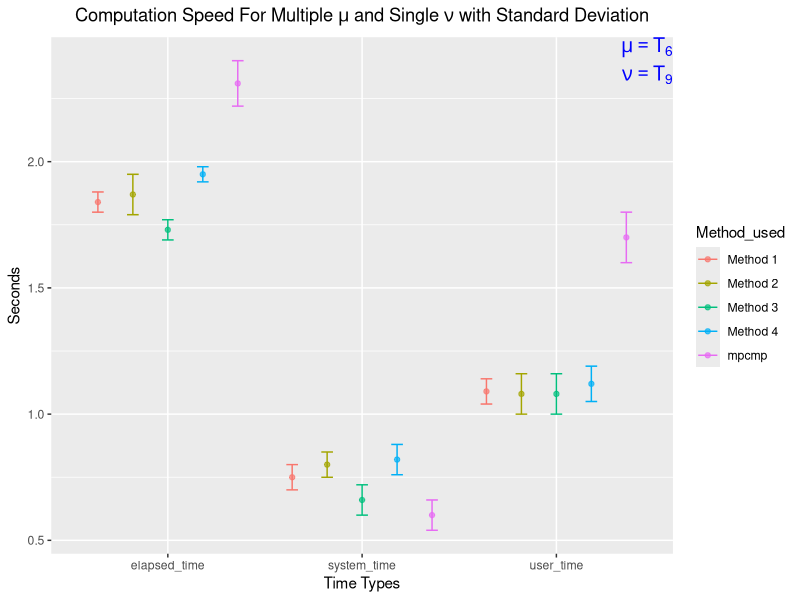
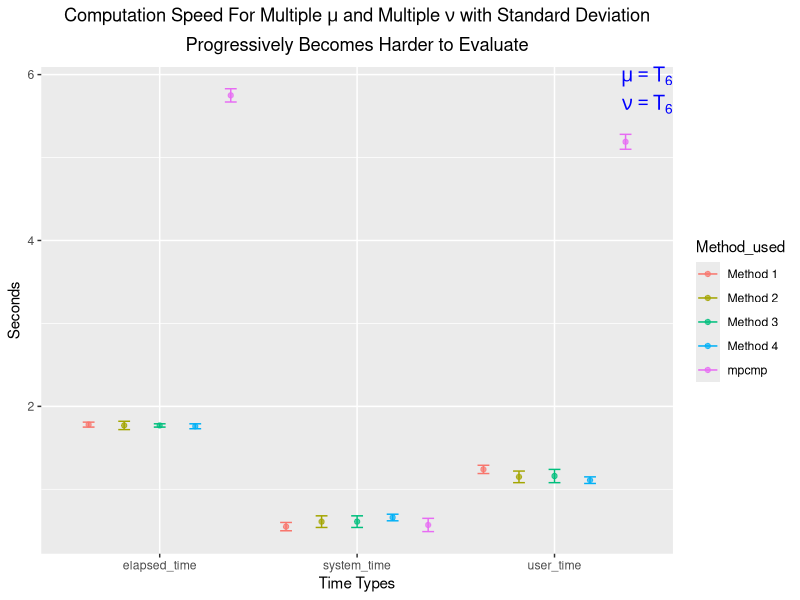
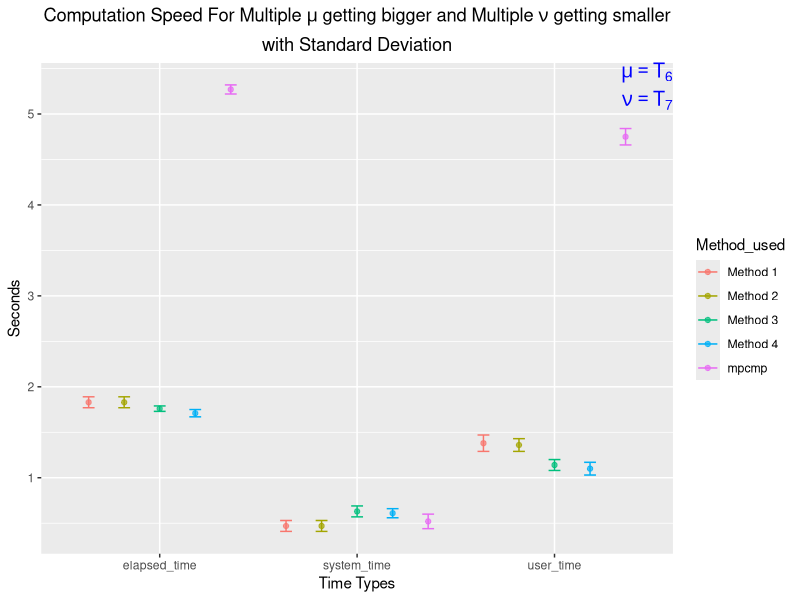
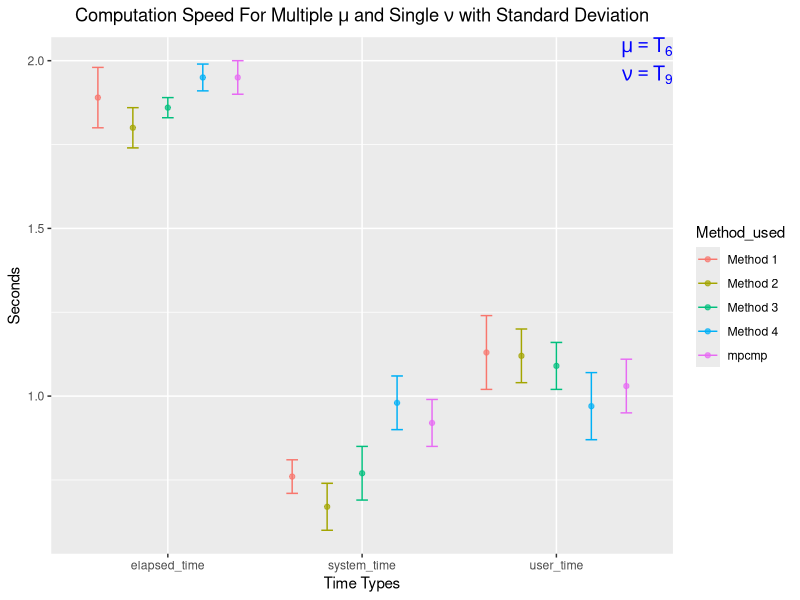
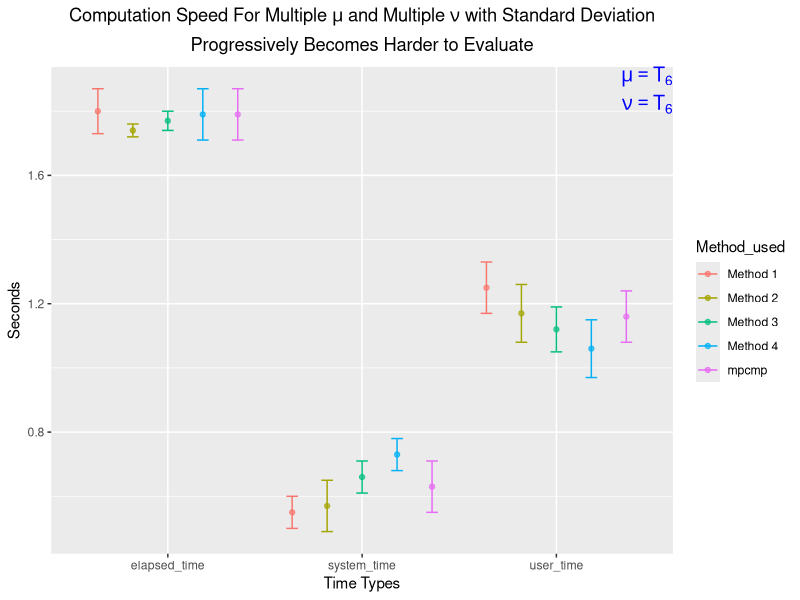
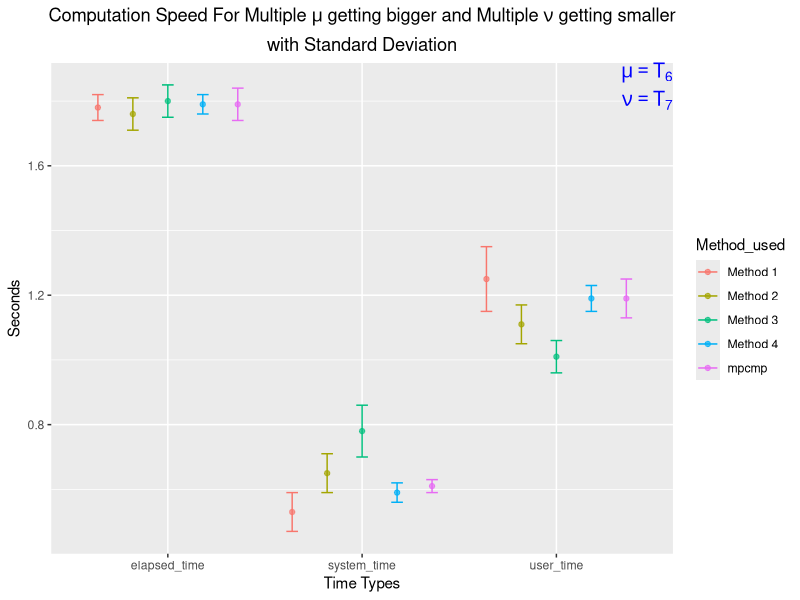
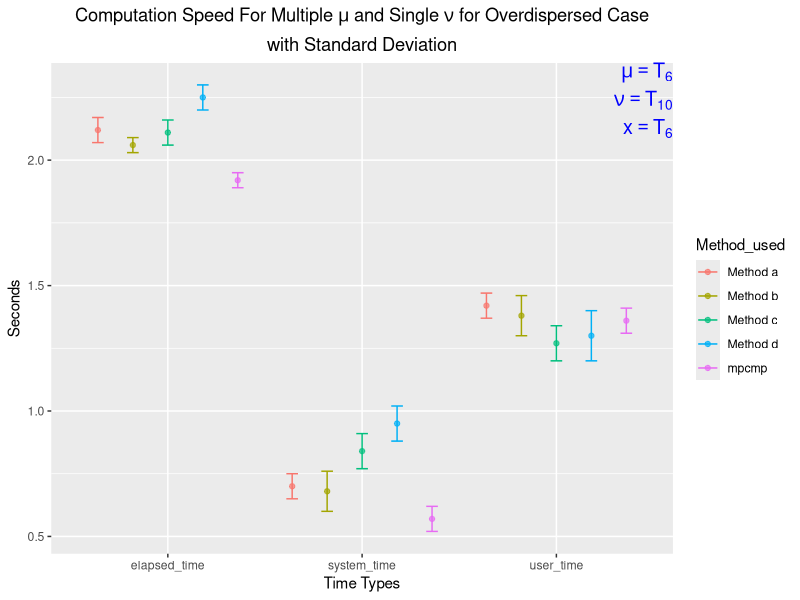
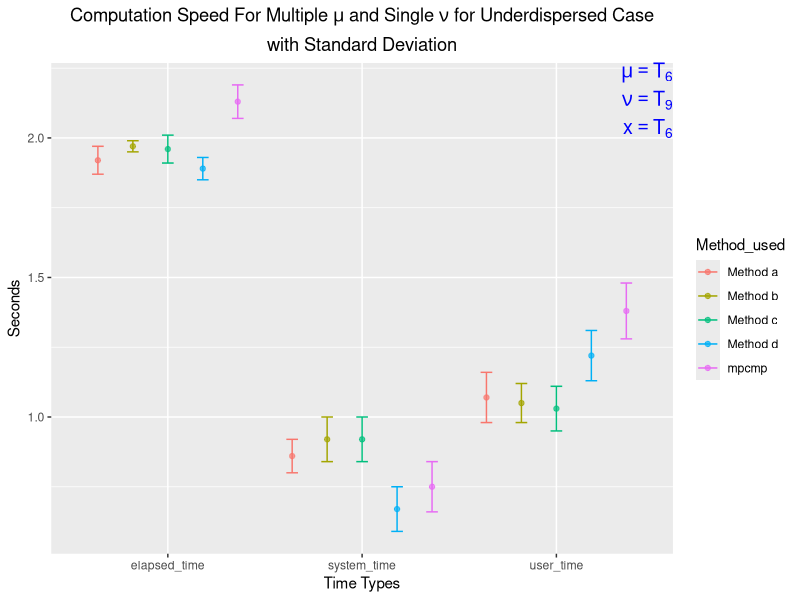

These figures' R source, in order:
# Producing plots for Chapter 3 and Chapter 4 from Tables in the Appendix
library(ggplot2)
# For Chapter 3 ----------------------------------------------------

  # Multiple mu and Single nu for log lambda --------------------------------
  
  data_1 = data.frame(time_seconds=c(1.09,0.75,1.84,1.08,0.8,1.87,1.08,0.66,1.73,1.12,0.82,1.95,1.7,0.6,2.31),
                      types_time=rep(c('user_time','system_time','elapsed_time'),times=5),
                      std = c(0.05,0.05,0.04,0.08,0.05,0.08,0.08,0.06,0.04,0.07,0.06,0.03,0.10,0.06,0.09),
                      Method_used=rep(c('Method 1','Method 2','Method 3','Method 4','mpcmp'),each=3,times=1))
  
  a1 = ggplot(data_1, aes(x=types_time, y=time_seconds,fill=Method_used)) +
    geom_point(aes(fill=Method_used,color=Method_used),stat="identity", alpha=0.7,position=position_dodge(0.9))+
    geom_errorbar(aes(x=types_time,ymin=time_seconds-std,ymax=time_seconds+std,color=Method_used), width=0.3,position=position_dodge(0.9)) +
    ggtitle(expression("Computation Speed For Multiple "*mu*" and Single "*nu*" with Standard Deviation")) +
    theme(plot.title = element_text(hjust = 0.5)) + xlab("Time Types") + ylab("Seconds")+
    annotate("text",  x=Inf, y = Inf, label = "mu* ''==T[6]", hjust=1,vjust=1,parse = TRUE,fontface = "bold",color="blue",size=5)+
    annotate("text",  x=Inf, y = Inf, label = "nu* ''==T[9]", hjust=1,vjust=2.5,parse = TRUE,fontface = "bold",color="blue",size=5) # compare label = "mu*' \\''==T[6]"
  a1
  
  
  # Multiple mu and Multiple nu progressively becomes harder to evaluate for log lambda ------------------------------
  data_1 = data.frame(time_seconds=c(1.24,0.55,1.78,1.15,0.61,1.77,1.16,0.61,1.77,1.11,0.66,1.76,5.19,0.57,5.75),
                      types_time=rep(c('user_time','system_time','elapsed_time'),times=5),
                      std = c(0.05,0.05,0.03,0.07,0.07,0.05,0.08,0.07,0.02,0.04,0.04,0.03,0.09,0.08,0.08),
                      Method_used=rep(c('Method 1','Method 2','Method 3','Method 4','mpcmp'),each=3,times=1))
  #data_1
  a2 = ggplot(data_1, aes(x=types_time, y=time_seconds,fill=Method_used)) +
    geom_point(aes(fill=Method_used,color=Method_used),stat="identity", alpha=0.7,position=position_dodge(0.9))+
    geom_errorbar(aes(x=types_time,ymin=time_seconds-std,ymax=time_seconds+std,color=Method_used), width=0.3,position=position_dodge(0.9)) +
    ggtitle(expression(atop("Computation Speed For Multiple "*mu*" and Multiple "*nu*" with Standard Deviation",paste("Progressively Becomes Harder to Evaluate")))) +
    theme(plot.title = element_text(hjust = 0.5)) + xlab("Time Types") + ylab("Seconds") +
    ylim(min(data_1$time_seconds-data_1$std),max(data_1$time_seconds+data_1$std))+
    annotate("text",  x=Inf, y = Inf, label = "mu* ''==T[6]", hjust=1,vjust=1,parse = TRUE,fontface = "bold",color="blue",size=5)+
    annotate("text",  x=Inf, y = Inf, label = "nu* ''==T[6]", hjust=1,vjust=2.5,parse = TRUE,fontface = "bold",color="blue",size=5) # compare label = "mu*' \\''==T[6]"
  a2
  # Multiple mu getting bigger and Multiple nu getting smaller for log lambda --------
  data_1 = data.frame(time_seconds=c(1.38,0.47,1.83,1.36,0.47,1.83,1.14,0.63,1.76,1.10,0.61,1.71,4.75,0.52,5.27),
                      types_time=rep(c('user_time','system_time','elapsed_time'),times=5),
                      std = c(0.09,0.06,0.06,0.07,0.06,0.06,0.06,0.06,0.03,0.07,0.05,0.04,0.09,0.08,0.05),
                      Method_used=rep(c('Method 1','Method 2','Method 3','Method 4','mpcmp'),each=3,times=1))
  #data_1
  a3 =ggplot(data_1, aes(x=types_time, y=time_seconds,fill=Method_used)) +
    geom_point(aes(fill=Method_used,color=Method_used),stat="identity", alpha=0.7,position=position_dodge(0.9))+
    geom_errorbar(aes(x=types_time,ymin=time_seconds-std,ymax=time_seconds+std,color=Method_used), width=0.3,position=position_dodge(0.9)) +
    ggtitle(expression(atop("Computation Speed For Multiple "*mu*" getting bigger and Multiple "*nu*" getting smaller",paste("with Standard Deviation")))) +
    theme(plot.title = element_text(hjust = 0.5)) + xlab("Time Types") + ylab("Seconds") +
    ylim(min(data_1$time_seconds-data_1$std),max(data_1$time_seconds+data_1$std))+
    annotate("text",  x=Inf, y = Inf, label = "mu* ''==T[6]", hjust=1,vjust=1,parse = TRUE,fontface = "bold",color="blue",size=5)+
    annotate("text",  x=Inf, y = Inf, label = "nu* ''==T[7]", hjust=1,vjust=2.5,parse = TRUE,fontface = "bold",color="blue",size=5) # compare label = "mu*' \\''==T[6]"
  a3
  
  
  
  # Multiple mu and Single nu for log Z --------------------------------
  
  data_1 = data.frame(time_seconds=c(1.13,0.76,1.89,1.12,0.67,1.80,1.09,0.77,1.86,0.97,0.98,1.95,1.03,0.92,1.95),
                      types_time=rep(c('user_time','system_time','elapsed_time'),times=5),
                      std = c(0.11,0.05,0.09,0.08,0.07,0.06,0.07,0.08,0.03,0.10,0.08,0.04,0.08,0.07,0.05),
                      Method_used=rep(c('Method 1','Method 2','Method 3','Method 4','mpcmp'),each=3,times=1))
  #data_1
  
  a4 = ggplot(data_1, aes(x=types_time, y=time_seconds,fill=Method_used)) +
    geom_point(aes(fill=Method_used,color=Method_used),stat="identity", alpha=0.7,position=position_dodge(0.9))+
    geom_errorbar(aes(x=types_time,ymin=time_seconds-std,ymax=time_seconds+std,color=Method_used), width=0.3,position=position_dodge(0.9)) +
    ggtitle(expression("Computation Speed For Multiple "*mu*" and Single "*nu*" with Standard Deviation")) +
    theme(plot.title = element_text(hjust = 0.5)) + xlab("Time Types") + ylab("Seconds")+
    annotate("text",  x=Inf, y = Inf, label = "mu* ''==T[6]", hjust=1,vjust=1,parse = TRUE,fontface = "bold",color="blue",size=5)+
    annotate("text",  x=Inf, y = Inf, label = "nu* ''==T[9]", hjust=1,vjust=2.5,parse = TRUE,fontface = "bold",color="blue",size=5) # compare label = "mu*' \\''==T[6]"
  a4
  
  
  # Multiple mu and Multiple nu progressively becomes harder to evaluate for log Z ------------------------------
  data_1 = data.frame(time_seconds=c(1.25,0.55,1.80,1.17,0.57,1.74,1.12,0.66,1.77,1.06,0.73,1.79,1.16,0.63,1.79),
                      types_time=rep(c('user_time','system_time','elapsed_time'),times=5),
                      std = c(0.08,0.05,0.07,0.09,0.08,0.02,0.07,0.05,0.03,0.09,0.05,0.08,0.08,0.08,0.08),
                      Method_used=rep(c('Method 1','Method 2','Method 3','Method 4','mpcmp'),each=3,times=1))
  #data_1
  a5 = ggplot(data_1, aes(x=types_time, y=time_seconds,fill=Method_used)) +
    geom_point(aes(fill=Method_used,color=Method_used),stat="identity", alpha=0.7,position=position_dodge(0.9))+
    geom_errorbar(aes(x=types_time,ymin=time_seconds-std,ymax=time_seconds+std,color=Method_used), width=0.3,position=position_dodge(0.9)) +
    ggtitle(expression(atop("Computation Speed For Multiple "*mu*" and Multiple "*nu*" with Standard Deviation",paste("Progressively Becomes Harder to Evaluate")))) +
    theme(plot.title = element_text(hjust = 0.5)) + xlab("Time Types") + ylab("Seconds") +
    ylim(min(data_1$time_seconds-data_1$std),max(data_1$time_seconds+data_1$std))+
    annotate("text",  x=Inf, y = Inf, label = "mu* ''==T[6]", hjust=1,vjust=1,parse = TRUE,fontface = "bold",color="blue",size=5)+
    annotate("text",  x=Inf, y = Inf, label = "nu* ''==T[6]", hjust=1,vjust=2.5,parse = TRUE,fontface = "bold",color="blue",size=5) # compare label = "mu*' \\''==T[6]"
  a5
  # Multiple mu getting bigger and Multiple nu getting smaller for log Z --------
  data_1 = data.frame(time_seconds=c(1.25,0.53,1.78,1.11,0.65,1.76,1.01,0.78,1.80,1.19,0.59,1.79,1.19,0.61,1.79),
                      types_time=rep(c('user_time','system_time','elapsed_time'),times=5),
                      std = c(0.10,0.06,0.04,0.06,0.06,0.05,0.05,0.08,0.05,0.04,0.03,0.03,0.06,0.02,0.05),
                      Method_used=rep(c('Method 1','Method 2','Method 3','Method 4','mpcmp'),each=3,times=1))
  #data_1
  a6=ggplot(data_1, aes(x=types_time, y=time_seconds,fill=Method_used)) +
    geom_point(aes(fill=Method_used,color=Method_used),stat="identity", alpha=0.7,position=position_dodge(0.9))+
    geom_errorbar(aes(x=types_time,ymin=time_seconds-std,ymax=time_seconds+std,color=Method_used), width=0.3,position=position_dodge(0.9)) +
    ggtitle(expression(atop("Computation Speed For Multiple "*mu*" getting bigger and Multiple "*nu*" getting smaller",paste("with Standard Deviation")))) +
    theme(plot.title = element_text(hjust = 0.5)) + xlab("Time Types") + ylab("Seconds") +
    ylim(min(data_1$time_seconds-data_1$std),max(data_1$time_seconds+data_1$std))+
    annotate("text",  x=Inf, y = Inf, label = "mu* ''==T[6]", hjust=1,vjust=1,parse = TRUE,fontface = "bold",color="blue",size=5)+
    annotate("text",  x=Inf, y = Inf, label = "nu* ''==T[7]", hjust=1,vjust=2.5,parse = TRUE,fontface = "bold",color="blue",size=5) # compare label = "mu*' \\''==T[6]"
  a6
  
  
  
  # Multiple mu and Single nu for Overdispersed Case for pmf -----------------------------------------------------------------------
  data_1 = data.frame(time_seconds=c(1.42,0.70,2.12,1.38,0.68,2.06,1.27,0.84,2.11,1.30,0.95,2.25,1.36,0.57,1.92),
                      types_time=rep(c('user_time','system_time','elapsed_time'),times=5),
                      std = c(0.05,0.05,0.05,0.08,0.08,0.03,0.07,0.07,0.05,0.10,0.07,0.05,0.05,0.05,0.03),
                      Method_used=rep(c('Method a','Method b','Method c','Method d','mpcmp'),each=3,times=1))
  #data_1
  
  
  b1=ggplot(data_1, aes(x=types_time, y=time_seconds,fill=Method_used)) +
    geom_point(aes(fill=Method_used,color=Method_used),stat="identity", alpha=0.7,position=position_dodge(0.9))+
    geom_errorbar(aes(x=types_time,ymin=time_seconds-std,ymax=time_seconds+std,color=Method_used), width=0.3,position=position_dodge(0.9)) +
    ggtitle(expression(atop("Computation Speed For Multiple "*mu*" and Single "*nu*" for Overdispersed Case",paste("with Standard Deviation")))) +
    theme(plot.title = element_text(hjust = 0.5)) + xlab("Time Types") + ylab("Seconds")+
    annotate("text",  x=Inf, y = Inf, label = "mu* ''==T[6]", hjust=1,vjust=1,parse = TRUE,fontface = "bold",color="blue",size=5)+
    annotate("text",  x=Inf, y = Inf, label = "nu* ''==T[10]", hjust=1,vjust=2.5,parse = TRUE,fontface = "bold",color="blue",size=5) +
    annotate("text",  x=Inf, y = Inf, label = "x* ''==T[6]", hjust=1,vjust=4,parse = TRUE,fontface = "bold",color="blue",size=5) #  # compare label = "mu*' \\''==T[6]"
  b1
  # Multiple mu and Single nu for Underdispersed Case for pmf -----------------------
  data_1 = data.frame(time_seconds=c(1.07,0.86,1.92,1.05,0.92,1.97,1.03,0.92,1.96,1.22,0.67,1.89,1.38,0.75,2.13),
                      types_time=rep(c('user_time','system_time','elapsed_time'),times=5),
                      std = c(0.09,0.06,0.05,0.07,0.08,0.02,0.08,0.08,0.05,0.09,0.08,0.04,0.10,0.09,0.06),
                      Method_used=rep(c('Method a','Method b','Method c','Method d','mpcmp'),each=3,times=1))
  #data_1
  
  
  b2=ggplot(data_1, aes(x=types_time, y=time_seconds,fill=Method_used)) +
    geom_point(aes(fill=Method_used,color=Method_used),stat="identity", alpha=0.7,position=position_dodge(0.9))+
    geom_errorbar(aes(x=types_time,ymin=time_seconds-std,ymax=time_seconds+std,color=Method_used), width=0.3,position=position_dodge(0.9)) +
    ggtitle(expression(atop("Computation Speed For Multiple "*mu*" and Single "*nu*" for Underdispersed Case",paste("with Standard Deviation")))) +
    theme(plot.title = element_text(hjust = 0.5)) + xlab("Time Types") + ylab("Seconds")+
    annotate("text",  x=Inf, y = Inf, label = "mu* ''==T[6]", hjust=1,vjust=1,parse = TRUE,fontface = "bold",color="blue",size=5)+
    annotate("text",  x=Inf, y = Inf, label = "nu* ''==T[9]", hjust=1,vjust=2.5,parse = TRUE,fontface = "bold",color="blue",size=5) +
    annotate("text",  x=Inf, y = Inf, label = "x* ''==T[6]", hjust=1,vjust=4,parse = TRUE,fontface = "bold",color="blue",size=5) #  # compare label = "mu*' \\''==T[6]"
  b2
  
  
  
  # Multiple mu and Multiple nu progressively becomes harder to eval for pmf --------
  data_1 = data.frame(time_seconds=c(1.02,0.88,1.89,1.09,0.62,1.72,1.14,0.68,1.81,1.03,0.93,1.95,2.42,0.64,3.06),
                      types_time=rep(c('user_time','system_time','elapsed_time'),times=5),
                      std = c(0.07,0.05,0.04,0.03,0.05,0.05,0.07,0.07,0.06,0.05,0.04,0.03,0.05,0.05,0.02),
                      Method_used=rep(c('Method a','Method b','Method c','Method d','mpcmp'),each=3,times=1))
  #data_1
  
  
  b3=ggplot(data_1, aes(x=types_time, y=time_seconds,fill=Method_used)) +
    geom_point(aes(fill=Method_used,color=Method_used),stat="identity", alpha=0.7,position=position_dodge(0.9))+
    geom_errorbar(aes(x=types_time,ymin=time_seconds-std,ymax=time_seconds+std,color=Method_used), width=0.3,position=position_dodge(0.9)) +
    ggtitle(expression(atop("Computation Speed For Multiple "*mu*" and Multiple "*nu*" with Standard Deviation",paste("Progressively Becomes Harder to Evaluate")))) +
    theme(plot.title = element_text(hjust = 0.5)) + xlab("Time Types") + ylab("Seconds")+
    annotate("text",  x=Inf, y = Inf, label = "mu* ''==T[6]", hjust=1,vjust=1,parse = TRUE,fontface = "bold",color="blue",size=5)+
    annotate("text",  x=Inf, y = Inf, label = "nu* ''==T[6]", hjust=1,vjust=2.5,parse = TRUE,fontface = "bold",color="blue",size=5) +
    annotate("text",  x=Inf, y = Inf, label = "x* ''==T[6]", hjust=1,vjust=4,parse = TRUE,fontface = "bold",color="blue",size=5) #  # compare label = "mu*' \\''==T[6]"
  b3
  
  
  # Multiple mu getting bigger and Multiple nu getting smaller for pmf --------------
  
  data_1 = data.frame(time_seconds=c(1.01,0.97,2.00,1.06,0.97,2.03,1.19,0.62,1.81,1.13,0.72,1.84,3.37,0.58,3.95),
                      types_time=rep(c('user_time','system_time','elapsed_time'),times=5),
                      std = c(0.05,0.07,0.08,0.06,0.06,0.04,0.06,0.06,0.04,0.09,0.07,0.05,0.11,0.07,0.07),
                      Method_used=rep(c('Method a','Method b','Method c','Method d','mpcmp'),each=3,times=1))
  #data_1
  
  
  b4=ggplot(data_1, aes(x=types_time, y=time_seconds,fill=Method_used)) +
    geom_point(aes(fill=Method_used,color=Method_used),stat="identity", alpha=0.7,position=position_dodge(0.9))+
    geom_errorbar(aes(x=types_time,ymin=time_seconds-std,ymax=time_seconds+std,color=Method_used), width=0.3,position=position_dodge(0.9)) +
    ggtitle(expression(atop("Computation Speed For Multiple "*mu*" getting bigger and Multiple "*nu*" getting smaller",paste("with Standard Deviation")))) +
    theme(plot.title = element_text(hjust = 0.5)) + xlab("Time Types") + ylab("Seconds")+
    annotate("text",  x=Inf, y = Inf, label = "mu* ''==T[6]", hjust=1,vjust=1,parse = TRUE,fontface = "bold",color="blue",size=5)+
    annotate("text",  x=Inf, y = Inf, label = "nu* ''==T[7]", hjust=1,vjust=2.5,parse = TRUE,fontface = "bold",color="blue",size=5) +
    annotate("text",  x=Inf, y = Inf, label = "x* ''==T[6]", hjust=1,vjust=4,parse = TRUE,fontface = "bold",color="blue",size=5) #  # compare label = "mu*' \\''==T[6]"
  b4
  
  
  # Save the plots ----------------------------------------------------------
  
  # par(mfrow=c(2,2))
  # par(mfrow=c(3,1))
  
  # require(gridExtra)
  # 
  # grid.arrange(b1,b2,b3,b4,ncol=2,nrow=2)
  # grid.arrange(a1,a2,a3,ncol=3)
  # grid.arrange(a4,a5,a6,ncol=3)
  
  
# For Chapter 4 ----------------------------------------------------
  #takeoverbids dataset -------------------------------------------------------------------------
    data_1 = data.frame(time_seconds=c(352.67,0.56,353.25,236.85,0.51,237.35,992.12,0.08,992.27),
                        types_time=rep(c('user_time','system_time','elapsed_time'),times=3),
                        std = c(8.59,0.09,8.59,1.67,0.09,1.68,13.73,0.15,13.70),
                        Method_used=rep(c('Method c','Method d','mpcmp'),each=3,times=1))
    b5=ggplot(data_1, aes(x=types_time, y=time_seconds,fill=Method_used)) +
      geom_point(aes(fill=Method_used,color=Method_used),stat="identity", alpha=0.7,position=position_dodge(0.9))+
      geom_errorbar(aes(x=types_time,ymin=time_seconds-std,ymax=time_seconds+std,color=Method_used), width=0.3,position=position_dodge(0.9)) +
      ggtitle(expression(atop("Computation Speed Posterior of "*beta*" and "*nu*" ",paste(" for Underdispersed Takeoverbids with Standard Deviation")))) +
      theme(plot.title = element_text(hjust = 0.5)) + xlab("Time Types") + ylab("Seconds")
    
  
  b5
  
  # cottonbolls dataset -------------------------------------------------------------------------
  
  
  data_1 = data.frame(time_seconds=c(136.78,0.01,136.8,4440.81,0.346,4441.29),
                      types_time=rep(c('user_time','system_time','elapsed_time'),times=2),
                      std = c(2.86,0.01,2.84,85.55,0.18,85.70),
                      Method_used=rep(c('Method d','mpcmp'),each=3,times=1))
  
  b6=ggplot(data_1, aes(x=types_time, y=time_seconds,fill=Method_used)) +
    geom_point(aes(fill=Method_used,color=Method_used),stat="identity", alpha=0.7,position=position_dodge(0.9))+
    geom_errorbar(aes(x=types_time,ymin=time_seconds-std,ymax=time_seconds+std,color=Method_used), width=0.3,position=position_dodge(0.9)) +
    ggtitle(expression(atop("Computation Speed Posterior of "*beta*" and "*nu*" ",paste(" for Underdispersed Cottonbolls with Standard Deviation")))) +
    theme(plot.title = element_text(hjust = 0.5)) + xlab("Time Types") + ylab("Seconds")
  
  b6
  
  # class attendance dataset --------------------------------------------------------
  
  data_1 = data.frame(time_seconds=c(12903.36,3.85,12908.29,12859.89,2.66,12881.08,12752.53,0.14,12753.16),
                      types_time=rep(c('user_time','system_time','elapsed_time'),times=3),
                      std = c(31.77,0.45,31.88,217.99,0.44,211.56,116.38,2.36,117.77),
                      Method_used=rep(c('Method c','Method d','mpcmp'),each=3,times=1))
  b7=ggplot(data_1, aes(x=types_time, y=time_seconds,fill=Method_used)) +
    geom_point(aes(fill=Method_used,color=Method_used),stat="identity", alpha=0.7,position=position_dodge(0.9))+
    geom_errorbar(aes(x=types_time,ymin=time_seconds-std,ymax=time_seconds+std,color=Method_used), width=0.3,position=position_dodge(0.9)) +
    ggtitle(expression(atop("Computation Speed Posterior of "*beta*" and "*nu*" ",paste(" for Overdispersed Class Attendance with Standard Deviation")))) +
    theme(plot.title = element_text(hjust = 0.5)) + xlab("Time Types") + ylab("Seconds")
  
  b7
  
  # fish dataset ------------------------------------------------------------
  
  
  data_1 = data.frame(time_seconds=c(10723.05,1.81,10725.24,10716.73,1.26,10718.92,13006.37,6.11,13013.54),
                      types_time=rep(c('user_time','system_time','elapsed_time'),times=3),
                      std = c(120.97,0.85,121.37,124.48,1.23,124.79,118.44,4.83,122.17),
                      Method_used=rep(c('Method c','Method d','mpcmp'),each=3,times=1))
  
  b9=ggplot(data_1, aes(x=types_time, y=time_seconds,fill=Method_used)) +
    geom_point(aes(fill=Method_used,color=Method_used),stat="identity", alpha=0.7,position=position_dodge(0.9))+
    geom_errorbar(aes(x=types_time,ymin=time_seconds-std,ymax=time_seconds+std,color=Method_used), width=0.3,position=position_dodge(0.9)) +
    ggtitle(expression(atop("Computation Speed Posterior of "*beta*" and "*nu*" ",paste(" for Overdispersed Fish Dataset with Standard Deviation")))) +
    theme(plot.title = element_text(hjust = 0.5)) + xlab("Time Types") + ylab("Seconds")
  
  b9
  
  
  
  # sitophilus dataset ------------------------------------------------------
  
  
  #
  data_1 = data.frame(time_seconds=c(282.24,0.32,282.56,191.44,0.216,191.74,1497.24,1.36,1498.95),
                      types_time=rep(c('user_time','system_time','elapsed_time'),times=3),
                      std = c(7.44,0.09,7.48,5.26,0.07,5.31,57.53,0.34,57.89),
                      Method_used=rep(c('Method c','Method d','mpcmp'),each=3,times=1))
  
  b8=ggplot(data_1, aes(x=types_time, y=time_seconds,fill=Method_used)) +
    geom_point(aes(fill=Method_used,color=Method_used),stat="identity", alpha=0.7,position=position_dodge(0.9))+
    geom_errorbar(aes(x=types_time,ymin=time_seconds-std,ymax=time_seconds+std,color=Method_used), width=0.3,position=position_dodge(0.9)) +
    ggtitle(expression(atop("Computation Speed Posterior of "*beta*" and "*nu*" ",paste(" for Sitophilus with Standard Deviation")))) +
    theme(plot.title = element_text(hjust = 0.5)) + xlab("Time Types") + ylab("Seconds")
  
  b8
  
  
  